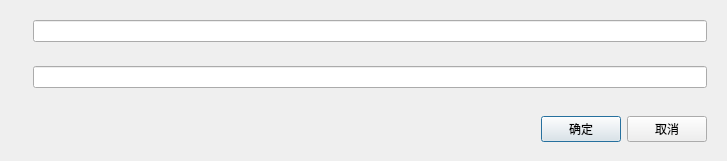
<?xml version="1.0" encoding="UTF-8"?>
<ui version="4.0">
 <class>SetTwoValueDialog</class>
 <widget class="QDialog" name="SetTwoValueDialog">
  <property name="geometry">
   <rect>
    <x>0</x>
    <y>0</y>
    <width>727</width>
    <height>157</height>
   </rect>
  </property>
  <property name="windowTitle">
   <string>Dialog</string>
  </property>
  <layout class="QVBoxLayout" name="verticalLayout">
   <item>
    <widget class="QWidget" name="widget_3" native="true">
     <layout class="QHBoxLayout" name="horizontalLayout_3">
      <item>
       <widget class="QLabel" name="lblFirstCaption">
        <property name="minimumSize">
         <size>
          <width>0</width>
          <height>0</height>
         </size>
        </property>
        <property name="text">
         <string/>
        </property>
       </widget>
      </item>
      <item>
       <widget class="QLineEdit" name="edtFirstValue"/>
      </item>
     </layout>
    </widget>
   </item>
   <item>
    <widget class="QWidget" name="widget_2" native="true">
     <layout class="QHBoxLayout" name="horizontalLayout">
      <item>
       <widget class="QLabel" name="lblSecondCaption">
        <property name="minimumSize">
         <size>
          <width>0</width>
          <height>0</height>
         </size>
        </property>
        <property name="text">
         <string/>
        </property>
       </widget>
      </item>
      <item>
       <widget class="QLineEdit" name="edtSecondValue"/>
      </item>
     </layout>
    </widget>
   </item>
   <item>
    <widget class="QWidget" name="widget" native="true">
     <property name="minimumSize">
      <size>
       <width>0</width>
       <height>47</height>
      </size>
     </property>
     <property name="maximumSize">
      <size>
       <width>16777215</width>
       <height>41</height>
      </size>
     </property>
     <layout class="QHBoxLayout" name="horizontalLayout_2">
      <item>
       <spacer name="horizontalSpacer">
        <property name="orientation">
         <enum>Qt::Horizontal</enum>
        </property>
        <property name="sizeHint" stdset="0">
         <size>
          <width>442</width>
          <height>20</height>
         </size>
        </property>
       </spacer>
      </item>
      <item>
       <widget class="QPushButton" name="btnOk">
        <property name="text">
         <string>确定</string>
        </property>
       </widget>
      </item>
      <item>
       <widget class="QPushButton" name="btnCancel">
        <property name="text">
         <string>取消</string>
        </property>
       </widget>
      </item>
     </layout>
    </widget>
   </item>
  </layout>
 </widget>
 <resources/>
 <connections/>
</ui>
